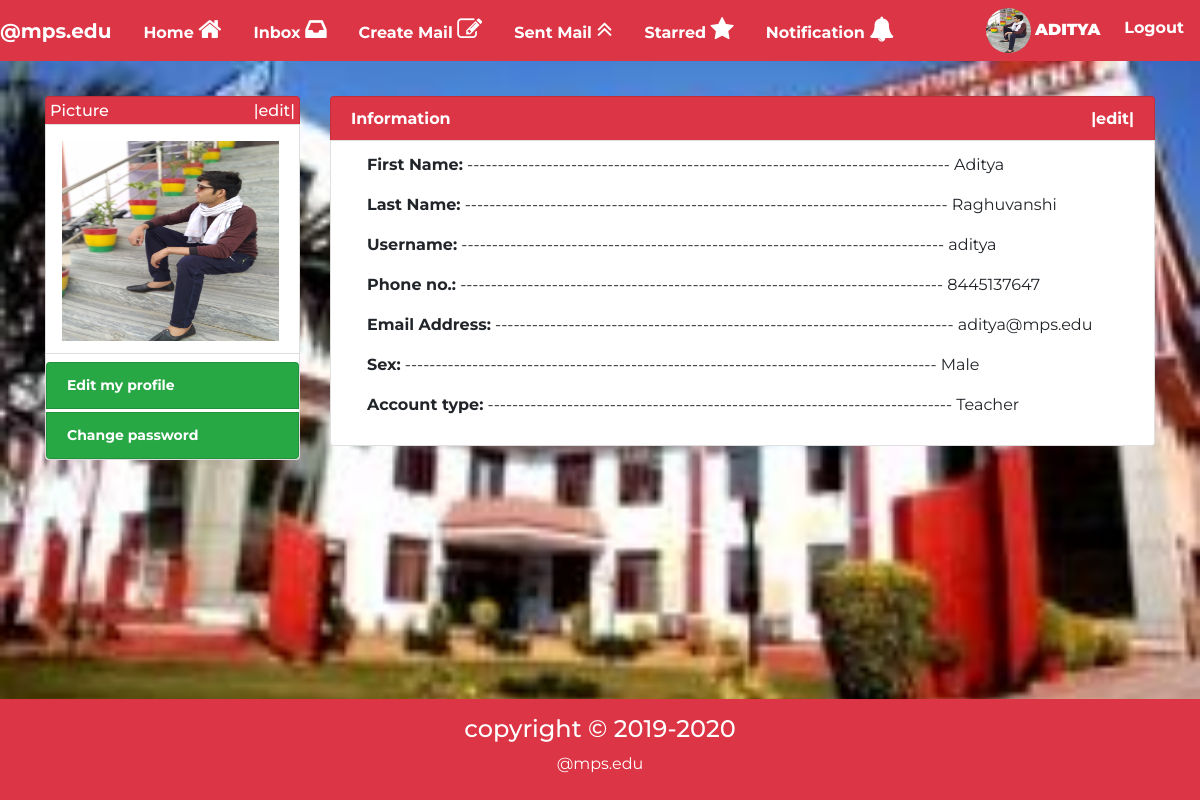
Page /account/profile/ (signed in) on the committed database.
### account/models.py (models this page shows, shortened)
class Profile(models.Model):
	user=models.OneToOneField(User,on_delete=models.CASCADE)
	gender=models.CharField(max_length=10,choices=(('Male','Male'),('Female','Female')),default='Male')
	tel=models.CharField(max_length=10)
	pic=models.ImageField(upload_to='profile/profile_pic',default="profile/profile_pic/profile_img.jpg")
	type=models.CharField(max_length=10,choices=(('Student','Student'),('Teacher','Teacher')),default='Student')
	security=models.CharField(max_length=50,default="")

### account/views.py (the view)
# urls.py: path('profile/',views.profile),
@login_required(login_url="/account/login")
def profile(req):
	id=req.user.id
	profile=Profile.objects.get(user__id=id)
	return render(req,"account/profile.html",{"profile":profile})

### account/templates/account/profile.html (shortened to what this page needs)
{%extends 'mail/basic.html'%}
{%block body%}
<div class="container">
<div class="row">
{%include "account/profile_basic.html"%}
	<div class="col-sm-12 col-md-9 col-lg-9 col-xl-9 col-12">
		<h6 class="list-group-item bg-danger text-white font-weight-bolder">Information<span class="float-right" id="pic_upload"><a href="/account/edit_profile" class="text-white">|edit|</a></span></h6>
	<div class="list-group-item ">
		<div class="ml-3">
		<p><b>First Name:</b> -------------------------------------------------------------------------------  {{profile.user.first_name|title}}</p>
		<p><b>Last Name:</b> -------------------------------------------------------------------------------  {{profile.user.last_name|title}}</p>
		<p><b>Username:</b> -------------------------------------------------------------------------------  {{profile.user.username}}</p>
		<p><b>Phone no.:</b> -------------------------------------------------------------------------------  {{profile.tel}}</p>
		<p><b>Email Address:</b> ---------------------------------------------------------------------------  {{profile.user.email}}</p>
		<p><b>Sex:</b>  ---------------------------------------------------------------------------------------  {{profile.gender}}</p>
		<p><b>Account type:</b> ----------------------------------------------------------------------------  {{profile.type}}</p>
	</div>
	</div>
		</div>
	</div>
</div>
{%endblock%}

### mail/templates/mail/basic.html (shortened to what this page needs)
<!DOCTYPE html>
<html>
<head>
<link rel="stylesheet" href="https://maxcdn.bootstrapcdn.com/bootstrap/4.3.1/css/bootstrap.min.css">
<link rel="stylesheet" type="text/css" href="https://stackpath.bootstrapcdn.com/font-awesome/4.7.0/css/font-awesome.min.css">
<link href="//maxcdn.bootstrapcdn.com/font-awesome/4.1.0/css/font-awesome.min.css" rel="stylesheet">
{% load static %}
</head>
<body>
<nav class="navbar navbar-expand-md navbar-light bg-danger fixed-top p-0">
	<a href="/home" class="navbar-brand text-white font-weight-bolder">@mps.edu</a>
	<div id="mynav" class="collapse navbar-collapse">
<ul class="navbar-nav navbar-link-style font-weight-bolder text-center">
	<li class="nav-item"><a href="/home" class="nav-link p-3">Home <i class="fa fa-home font-awesome-notification"></i></a></li>
		<li class="nav-item p-0"><a href="/home/inbox" class="nav-link p-3">Inbox <i class="fa fa-inbox font-awesome-notification"></i></a></li>
	<li class="nav-item"><a href="/home/create" class="nav-link p-3">Create Mail <i class="fa fa-edit font-awesome-notification"></i></a></li>
	<li class="nav-item"><a href="/home/sentmail" class="nav-link p-3">Sent Mail <i class="fa fa-angle-double-up font-awesome-notification"></i></a></li>
	<li class="nav-item"><a href="/home/starred" class="nav-link p-3">Starred <i class="fa fa-star font-awesome-notification"></i></a></li>
	{%if user.is_authenticated%}
		<li class="nav-item "><a href="#" class="nav-link p-3" data-toggle="popover" id="noti" data-placement="bottom" data-trigger="focus" data-html="true">Notification <i class="fa fa-bell font-awesome-notification"></i></a></li>
	{%endif%}
	</ul>
	<ul class="navbar-nav navbar-link-style text-center ml-auto font-weight-bolder">
	{%if user.is_authenticated%}
	<li class="nav-item"><a href="/account/profile" class="nav-link text-white"><img src="/media/{{user.profile.pic}}" class="img-fluid img-login rounded-circle">  <b>{{user.username|upper}}</b></a></li>
	<li class="nav-item"><a href="/account/logout" class="nav-link text-white p-3">Logout</a></li>
	{%else%}
	<li class="nav-item"><a href="/account/login" class="nav-link text-white p-3">Login</a></li>
	<li class="nav-item"><a href="/account/signup" class="nav-link text-white p-3">Register</a></li>
	{%endif%}
</ul>
</div>
</nav><br><br>
<main class="my-5">
{%block body%} {%endblock%}
</main><br><br><br><br><br>
<footer class="mt-5 pt-3 pb-2 bg-danger text-white">
<h4 class="text-center">copyright &copy 2019-2020</h4>
<p class="text-center">@mps.edu</p>
</footer>
</body>
</html>

### account/templates/account/profile_basic.html (shortened to what this page needs)
<div class="col-sm-12 col-md-3 col-lg-3 col-xl-3 col-12 mb-5">
	<h6 class="list-group-item p-1 bg-danger text-white">Picture<span class="float-right" id="pic_upload"><a href="#" class="text-white">|edit|</a></span></h6>
	<div class="list-group-item pt-3 pl-3">
	<a href="/account/profile"><img src="/media/{{profile.pic}}" class="img-fluid p-0" id="profile-img"></a>
</div>
<ul class="list-group-item p-0 pt-2">
<a href="/account/edit_profile" class="list-group-item bg-success list-group-item-action small-font text-white font-weight-bolder">Edit my profile</a>
<a href="/account/change_password_confirm" class="list-group-item bg-success list-group-item-action small-font text-white mt-1 font-weight-bolder">Change password</a>
   </ul>
</div>

### rows in the picture
Profile: pic (picture), user.first_name "Aditya", user.last_name "Raghuvanshi", user.username "aditya", tel "8445137647", user.email "aditya@mps.edu", gender "Male", type "Teacher"

### other values in the picture
{{ user.username|upper }} "ADITYA"
